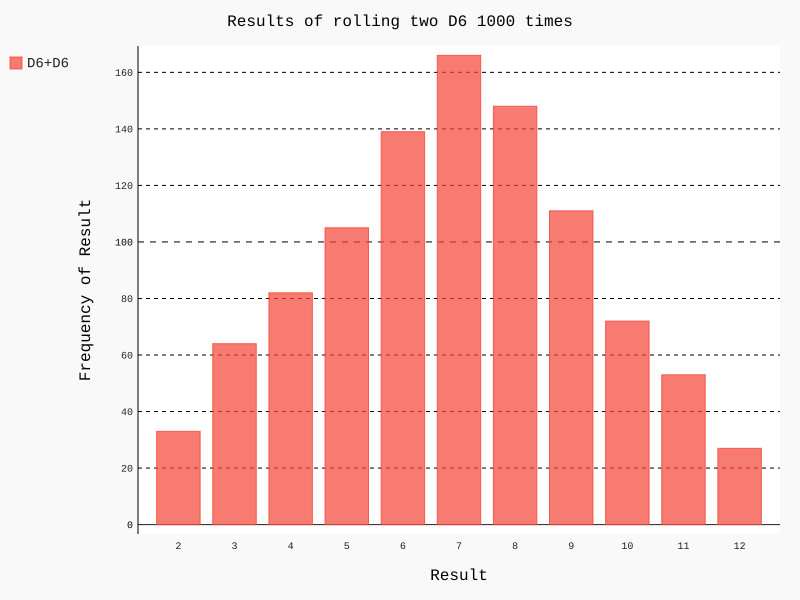

The Python source for this figure:
import pygal
from importlib_metadata import entry_points

from die import Die

#创建一个D6
die_1=Die()
die_2=Die()

#投几次骰子，并将结果存储在一个列表之中
results=[]
for roll_num in range(1000):
    result = die_1.roll()+die_2.roll()
    results.append(result)

#分析结果
frequencies=[]

max_result=die_1.num_sides+die_2.num_sides
for value in  range(2,max_result+1):
    frequency = results.count(value)
    frequencies.append(frequency)

#对结果进行可视化
hist = pygal.Bar()

hist.title="Results of rolling two D6 1000 times"
hist.x_labels=['2','3','4','5','6','7','8','9','10','11','12']
hist.x_title = "Result"
hist.y_title = "Frequency of Result"

hist.add('D6+D6',frequencies)
hist.render_to_file('dice_visual.svg')
